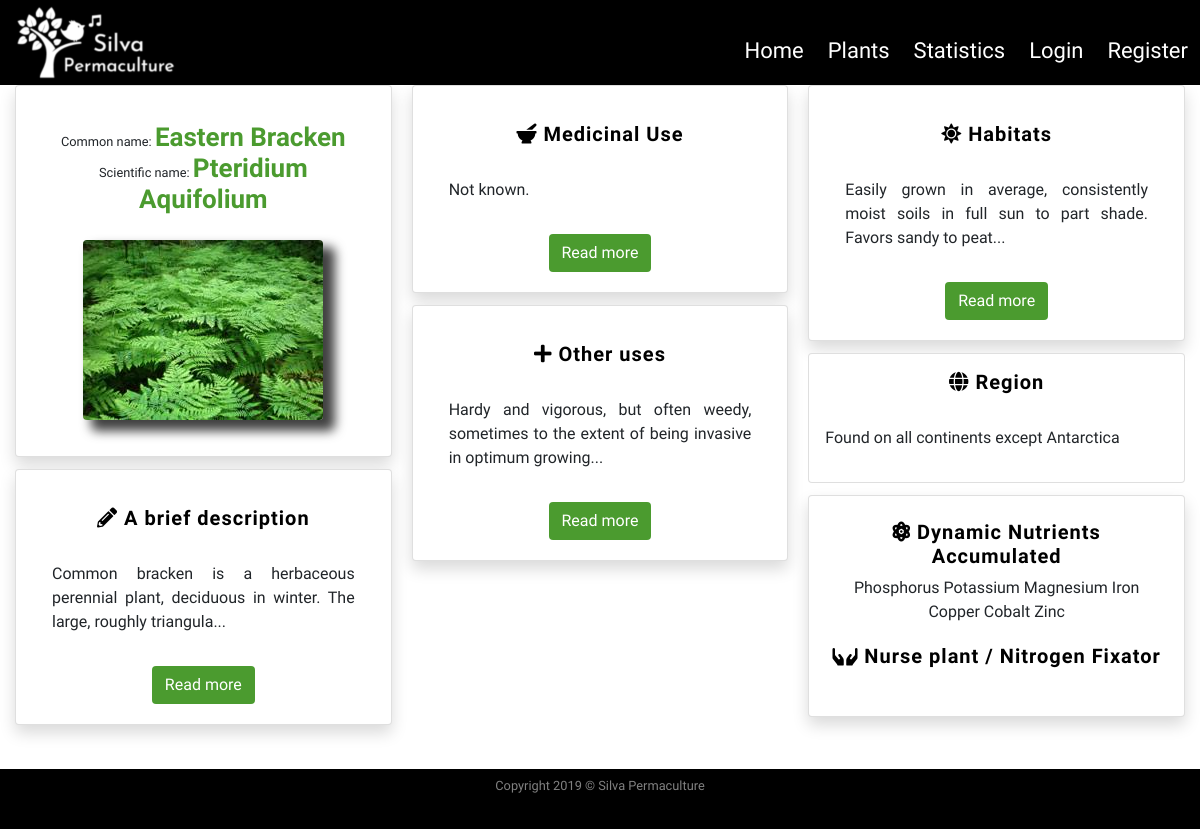
/plants/9, run on the app's committed database.
### silvapermaculture/models.py (models this page shows, shortened)
class SearchitMixin(object):
    @classmethod
    def search(cls, expression, page, per_page):
        ids, total = search_index(cls.__tablename__, expression, page, per_page)
        if total == 0:
            return cls.query.filter_by(id=0), 0
        when = []
        for i in range(len(ids)):
            when.append((ids[i],i))
        return cls.query.filter(cls.id.in_(ids)).order_by(
            db.case(when, value=cls.id)), total

class Plants(SearchitMixin, db.Model):
    __searchit__ = ['common_name', 'botanical_name', 'medicinal', 'region']
    id = db.Column(db.Integer, primary_key=True)
    common_name = db.Column(db.String(40), nullable=False)
    botanical_name = db.Column(db.String(80), unique=True, nullable=False)
    short_description = db.Column(db.Text, nullable=False)
    medicinal = db.Column(db.Text, nullable=False)
    other_uses = db.Column(db.Text, nullable=False)
    habitats = db.Column(db.Text, nullable=False)
    region = db.Column(db.Text, nullable=False)
    image_file = db.Column(db.String(100), default='default_plant_pic.jpg')
    date_added = db.Column(db.DateTime, nullable=False, default=datetime.utcnow)
    user_id = db.Column(db.Integer, db.ForeignKey('user.id'), nullable=False)
    dna = db.relationship('Dna', secondary = plants_dna_table)  # Dynamic_Nutrient_Accumulated
    nfn = db.relationship('Nfn', secondary = plants_nfn_table)  # Nitrogen_Fixers_Nursing

class Dna(SearchitMixin, db.Model):
    __searchit__ = ['element']
    id = db.Column(db.Integer, primary_key=True)
    element = db.Column(db.String(15))
    def __repr__(self):
        return '{}'.format(self.element)

### silvapermaculture/plants/routes.py (the view)
@plants.route("/plants/<int:plant_id>")
def plant(plant_id):
    plant = Plants.query.get_or_404(plant_id)
    return render_template('plant.html', title=plant.common_name, plant=plant)

### silvapermaculture/models.py (called while the page is built)
    def __repr__(self):
        return '{}'.format(self.plant_extra)

### silvapermaculture/templates/plant.html (shortened to what this page needs)
{% extends "layout.html" %}
    {% block content %}
        <div class="row">
            <div class="col-12">
                <div class="card-columns">
           <div class="card shadow text-center">
            <div class="card-body">
              <h1 class="my-2 py-2 text-center small">Common name: <span class="titles">{{ plant.common_name }}</span><br/>
                Scientific name: <span class="titles">{{ plant.botanical_name }} </span></h1>
              <img class="img-fluid rounded my-3 d-block mx-auto" id="plantShadow" src="{{ url_for('static', filename='img/plants/' + plant.image_file) }}"  alt="Default plant image"/>
            </div>
          </div>
          <div class="card shadow text-center">
            <div class="card-body">
              <h3 class="my-3 infoPlantHeadings"><i class="fas fa-pencil-alt"></i> A brief description </h3>
              <p class="text-justify p-3">{{ plant.short_description|truncate(100, true, "...") }}</p>
                    <button type="button" class="btn btn-readmore" data-toggle="modal" data-target="#briefDescription">
                      Read more
                    </button>
            </div>
          </div>
          <div class="card shadow text-center">
                <div class="card-body">
                    <h3 class="my-3 infoPlantHeadings"><i class="fas fa-mortar-pestle"></i> Medicinal Use</h3>
                    <p class="text-justify p-3">{{ plant.medicinal|truncate(100, true, "...") }}</p>
                    <button type="button" class="btn btn-readmore" data-toggle="modal" data-target="#Medicinal">
                      Read more
                    </button>
                </div>
          </div>
          <div class="card shadow text-center">
            <div class="card-body">
              <h3 class="my-3 infoPlantHeadings"><i class="fas fa-plus"></i> Other uses</h3>
              <p class="text-justify p-3">{{ plant.other_uses|truncate(100, true, "...") }}</p>
                    <button type="button" class="btn btn-readmore" data-toggle="modal" data-target="#otherUses">
                      Read more
                    </button>
            </div>
          </div>
          <div class="card shadow text-center">
            <div class="card-body">
              <h3 class="my-3 infoPlantHeadings"><i class="fas fa-sun"></i> Habitats</h3>
              <p class="text-justify p-3">{{ plant.habitats|truncate(100, true, "...") }}</p>
                    <button type="button" class="btn btn-readmore" data-toggle="modal" data-target="#Habitats">
                      Read more
                    </button>
            </div>
          </div>
          <div class="card text-center">
            <h3 class="my-3 infoPlantHeadings"><i class="fas fa-globe"></i> Region</h3>
             <p class="text-justify p-3">{{ plant.region }}</p>
          </div>
          <div class="card shadow text-center">
            <div class="card-body">
              <h3 class="my-1 infoPlantHeadings"><i class="fas fa-atom"></i> Dynamic Nutrients Accumulated</h3>
                    <p class="text-center p-1">
                        {% for element in plant.dna %}
                        {{ element }}
                        {% endfor %}
                    </p>
              <h3 class="my-1 infoPlantHeadings"><i class="fas fa-hands"></i> Nurse plant / Nitrogen Fixator</h3>
                    <p class="text-center p-1">
                    </p>
            </div>
          </div>
        </div>
            </div>
        </div>
        <div class="row">
            <div class="col-12">
                <div class="my-2 p-2">
                </div>
            </div>
        </div>
    {% endblock content %} #Jinja2 allows to put the name of the block here so to know which block is closing if we have multiple.

### silvapermaculture/static/css/style.css (style rules this page uses)
html, body { height: 100% }
body { font-family: 'Nunito Sans', sans-serif; font-size: 16px; display: flex; flex-direction: column; }
.titles { color: #4B9B2F; font-size:26px; font-weight: bold }
.btn-readmore, .btn-search { background-color: #4B9B2F; color:white; transition: all .6s }
#plantShadow { -webkit-box-shadow: 10px 9px 11px 2px rgba(0,0,0,0.75); -moz-box-shadow: 10px 9px 11px 2px rgba(0,0,0,0.75); box-shadow: 10px 9px 11px 2px rgba(0,0,0,0.75); }
.infoPlantHeadings { font-size: 20px; letter-spacing: 1px; font-weight: bold; color: black }
@media (min-width: 34em) { .card-columns { -webkit-column-count: 2; -moz-column-count: 2; column-count: 2; } }
@media (min-width: 48em) { .card-columns { -webkit-column-count: 2; -moz-column-count: 2; column-count: 2; } }
@media (min-width: 62em) { .card-columns { -webkit-column-count: 3; -moz-column-count: 3; column-count: 3; } }
@media (min-width: 75em) { .card-columns { -webkit-column-count: 3; -moz-column-count: 3; column-count: 3; } }

### data on the page
Plants: common_name "Eastern Bracken", botanical_name "Pteridium Aquifolium", image_file (picture), short_description "Common bracken is a herbaceous perennial plant, deciduous in winter. The large, roughly triangula...", medicinal "Not known.", other_uses "Hardy and vigorous, but often weedy, sometimes to the extent of being invasive in optimum growing...", habitats "Easily grown in average, consistently moist soils in full sun to part shade. Favors sandy to peat...", region "Found on all continents except Antarctica"
Dna: element "Phosphorus"
Dna: element "Potassium"
Dna: element "Magnesium"
Dna: element "Iron"
Dna: element "Copper"
Dna: element "Cobalt"
Dna: element "Zinc"
